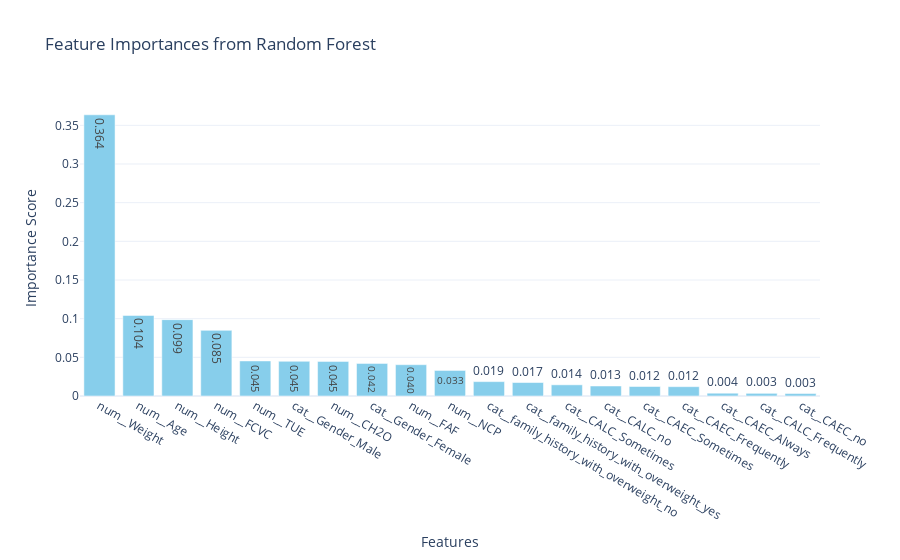

Notebook code for this chart:
### Code cell
import plotly.graph_objects as go
# Get feature names from the preprocessor
feature_names = preprocessor.get_feature_names_out()

# Get the feature importances from the Random Forest model
# Create a dictionary mapping feature names to their importances
feature_importance_dict = dict(zip(feature_names, importances))

# Optional: Sort the dictionary by importance in descending order
feature_importance_sorted = dict(sorted(feature_importance_dict.items(), key=lambda item: item[1], reverse=True))

fig = go.Figure(data=[
        go.Bar(
            x=list(feature_importance_sorted.keys()),
            y=list(feature_importance_sorted.values()),
            marker=dict(color='skyblue'),
            text=[f"{v:.3f}" for v in feature_importance_sorted.values()],
            textposition='auto'
        )
    ])

# Update layout for better aesthetics
fig.update_layout(
    title='Feature Importances from Random Forest',
    xaxis_title='Features',
    yaxis_title="Importance Score",
    template='plotly_white',
    height=600
)

# Display the figure
fig.show()

### Figure 1 — Plotly figure (JSON) as saved in the notebook; plotly's stock layout.template omitted (floating-point values rounded to 4 significant figures)
{"data": [{"marker": {"color": "skyblue"}, "text": ["0.364", "0.104", "0.099", "0.085", "0.045", "0.045", "0.045", "0.042", "0.040", "0.033", "0.019", "0.017", "0.014", "0.013", "0.012", "0.012", "0.004", "0.003", "0.003"], "textposition": "auto", "type": "bar", "x": ["num__Weight", "num__Age", "num__Height", "num__FCVC", "num__TUE", "cat__Gender_Male", "num__CH2O", "cat__Gender_Female", "num__FAF", "num__NCP", "cat__family_history_with_overweight_no", "cat__family_history_with_overweight_yes", "cat__CALC_Sometimes", "cat__CALC_no", "cat__CAEC_Sometimes", "cat__CAEC_Frequently", "cat__CAEC_Always", "cat__CALC_Frequently", "cat__CAEC_no"], "y": [0.3636, 0.1042, 0.09875, 0.08488, 0.04534, 0.04486, 0.04475, 0.04216, 0.04049, 0.03304, 0.0186, 0.01742, 0.01445, 0.01292, 0.01229, 0.01205, 0.003616, 0.003461, 0.003178]}], "layout": {"autosize": true, "title": {"text": "Feature Importances from Random Forest"}, "xaxis": {"autorange": true, "range": [-0.5, 18.5], "title": {"text": "Features"}, "type": "category"}, "yaxis": {"autorange": true, "range": [0, 0.3827], "title": {"text": "Importance Score"}, "type": "linear"}}}
